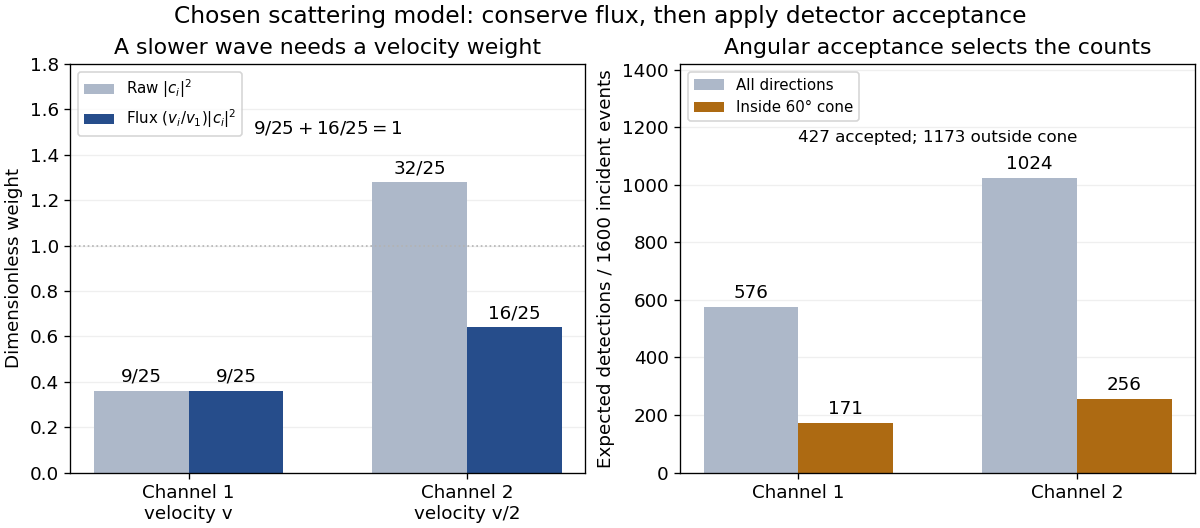

Write the Python code that produced this figure.
"""Velocity weights and accepted counts for the article's chosen scattering model.

Python 3.14, NumPy 2.3, Matplotlib 3.10. Run from _media; output is the
script's basename with a .png suffix in CWD. Counts are expectations, not data.
"""

from pathlib import Path

import matplotlib.pyplot as plt
import numpy as np


def main():
    plt.rcParams.update({"font.size": 11, "figure.facecolor": "white"})
    fig, (flux, counts) = plt.subplots(1, 2, figsize=(10, 4.4), layout="constrained")
    positions = np.arange(2)
    width = 0.34
    raw = np.array([9 / 25, 32 / 25])
    weights = np.array([1, 1 / 2])
    probability = raw * weights
    bars_raw = flux.bar(positions - width / 2, raw, width, color="#adb8c9", label=r"Raw $|c_i|^2$")
    bars_flux = flux.bar(positions + width / 2, probability, width, color="#264d8b", label=r"Flux $(v_i/v_1)|c_i|^2$")
    flux.bar_label(bars_raw, labels=["9/25", "32/25"], padding=3)
    flux.bar_label(bars_flux, labels=["9/25", "16/25"], padding=3)
    flux.set(xticks=positions, xticklabels=["Channel 1\nvelocity v", "Channel 2\nvelocity v/2"],
             ylim=(0, 1.8), ylabel="Dimensionless weight", title="A slower wave needs a velocity weight")
    flux.axhline(1, color="0.7", ls=":", lw=1)
    flux.legend(loc="upper left", fontsize=9)
    flux.text(0.5, 0.83, r"$9/25+16/25=1$", transform=flux.transAxes, ha="center")

    all_counts = 1600 * probability
    accepted = all_counts * np.array([19 / 64, 1 / 4])
    bars_all = counts.bar(positions - width / 2, all_counts, width, color="#adb8c9", label="All directions")
    bars_accepted = counts.bar(positions + width / 2, accepted, width, color="#ad6a12", label="Inside 60° cone")
    counts.bar_label(bars_all, labels=[f"{x:.0f}" for x in all_counts], padding=3)
    counts.bar_label(bars_accepted, labels=[f"{x:.0f}" for x in accepted], padding=3)
    counts.set(xticks=positions, xticklabels=["Channel 1", "Channel 2"], ylim=(0, 1420),
               ylabel="Expected detections / 1600 incident events", title="Angular acceptance selects the counts")
    counts.legend(loc="upper left", fontsize=9)
    counts.text(0.5, 0.81, "427 accepted; 1173 outside cone", transform=counts.transAxes, ha="center", fontsize=10)
    for ax in (flux, counts):
        ax.set_axisbelow(True)
        ax.grid(axis="y", alpha=0.2)
    fig.suptitle("Chosen scattering model: conserve flux, then apply detector acceptance", fontsize=14)
    fig.savefig(Path(__file__).stem + ".png", dpi=120, facecolor="white", transparent=False)
    plt.close(fig)


if __name__ == "__main__":
    main()
